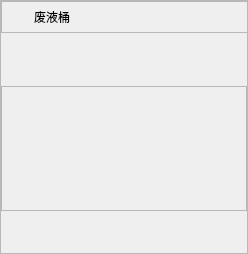
   <widget class="QFrame" name="WasteLiquidFrame">
    <property name="geometry">
     <rect>
      <x>1652</x>
      <y>534</y>
      <width>248</width>
      <height>248</height>
     </rect>
    </property>
    <property name="minimumSize">
     <size>
      <width>248</width>
      <height>0</height>
     </size>
    </property>
    <property name="maximumSize">
     <size>
      <width>16777215</width>
      <height>248</height>
     </size>
    </property>
    <property name="frameShape">
     <enum>QFrame::StyledPanel</enum>
    </property>
    <property name="frameShadow">
     <enum>QFrame::Raised</enum>
    </property>
    <layout class="QVBoxLayout" name="verticalLayout_3">
     <property name="spacing">
      <number>53</number>
     </property>
     <property name="leftMargin">
      <number>0</number>
     </property>
     <property name="topMargin">
      <number>0</number>
     </property>
     <property name="rightMargin">
      <number>0</number>
     </property>
     <property name="bottomMargin">
      <number>42</number>
     </property>
     <item>
      <widget class="QFrame" name="WasteLiquidTopFrame">
       <property name="minimumSize">
        <size>
         <width>250</width>
         <height>32</height>
        </size>
       </property>
       <property name="maximumSize">
        <size>
         <width>250</width>
         <height>32</height>
        </size>
       </property>
       <property name="frameShape">
        <enum>QFrame::StyledPanel</enum>
       </property>
       <property name="frameShadow">
        <enum>QFrame::Raised</enum>
       </property>
       <layout class="QHBoxLayout" name="horizontalLayout_9" stretch="0,1">
        <property name="spacing">
         <number>0</number>
        </property>
        <property name="leftMargin">
         <number>0</number>
        </property>
        <property name="topMargin">
         <number>0</number>
        </property>
        <property name="rightMargin">
         <number>0</number>
        </property>
        <property name="bottomMargin">
         <number>10</number>
        </property>
        <item>
         <widget class="QLabel" name="WasteLiquidLab">
          <property name="minimumSize">
           <size>
            <width>100</width>
            <height>30</height>
           </size>
          </property>
          <property name="maximumSize">
           <size>
            <width>16777215</width>
            <height>30</height>
           </size>
          </property>
          <property name="styleSheet">
           <string notr="true">padding-left:10px;
padding-right:10px;</string>
          </property>
          <property name="text">
           <string>废液桶</string>
          </property>
          <property name="alignment">
           <set>Qt::AlignCenter</set>
          </property>
         </widget>
        </item>
        <item>
         <spacer name="horizontalSpacer_11">
          <property name="orientation">
           <enum>Qt::Horizontal</enum>
          </property>
          <property name="sizeHint" stdset="0">
           <size>
            <width>20</width>
            <height>20</height>
           </size>
          </property>
         </spacer>
        </item>
       </layout>
      </widget>
     </item>
     <item>
      <widget class="QFrame" name="WasteLiquidBottomFrame">
       <property name="minimumSize">
        <size>
         <width>246</width>
         <height>125</height>
        </size>
       </property>
       <property name="frameShape">
        <enum>QFrame::StyledPanel</enum>
       </property>
       <property name="frameShadow">
        <enum>QFrame::Raised</enum>
       </property>
       <layout class="QHBoxLayout" name="horizontalLayout_10">
        <property name="spacing">
         <number>0</number>
        </property>
        <property name="leftMargin">
         <number>0</number>
        </property>
        <property name="topMargin">
         <number>0</number>
        </property>
        <property name="rightMargin">
         <number>0</number>
        </property>
        <property name="bottomMargin">
         <number>0</number>
        </property>
        <item>
         <spacer name="horizontalSpacer_12">
          <property name="orientation">
           <enum>Qt::Horizontal</enum>
          </property>
          <property name="sizeHint" stdset="0">
           <size>
            <width>85</width>
            <height>20</height>
           </size>
          </property>
         </spacer>
        </item>
        <item>
         <widget class="ImLiquidBottleWidget" name="WasteLiquidBottle" native="true">
          <property name="minimumSize">
           <size>
            <width>189</width>
            <height>123</height>
           </size>
          </property>
          <property name="maximumSize">
           <size>
            <width>189</width>
            <height>123</height>
           </size>
          </property>
         </widget>
        </item>
        <item>
         <spacer name="horizontalSpacer_13">
          <property name="orientation">
           <enum>Qt::Horizontal</enum>
          </property>
          <property name="sizeHint" stdset="0">
           <size>
            <width>85</width>
            <height>20</height>
           </size>
          </property>
         </spacer>
        </item>
       </layout>
      </widget>
     </item>
    </layout>
   </widget>
